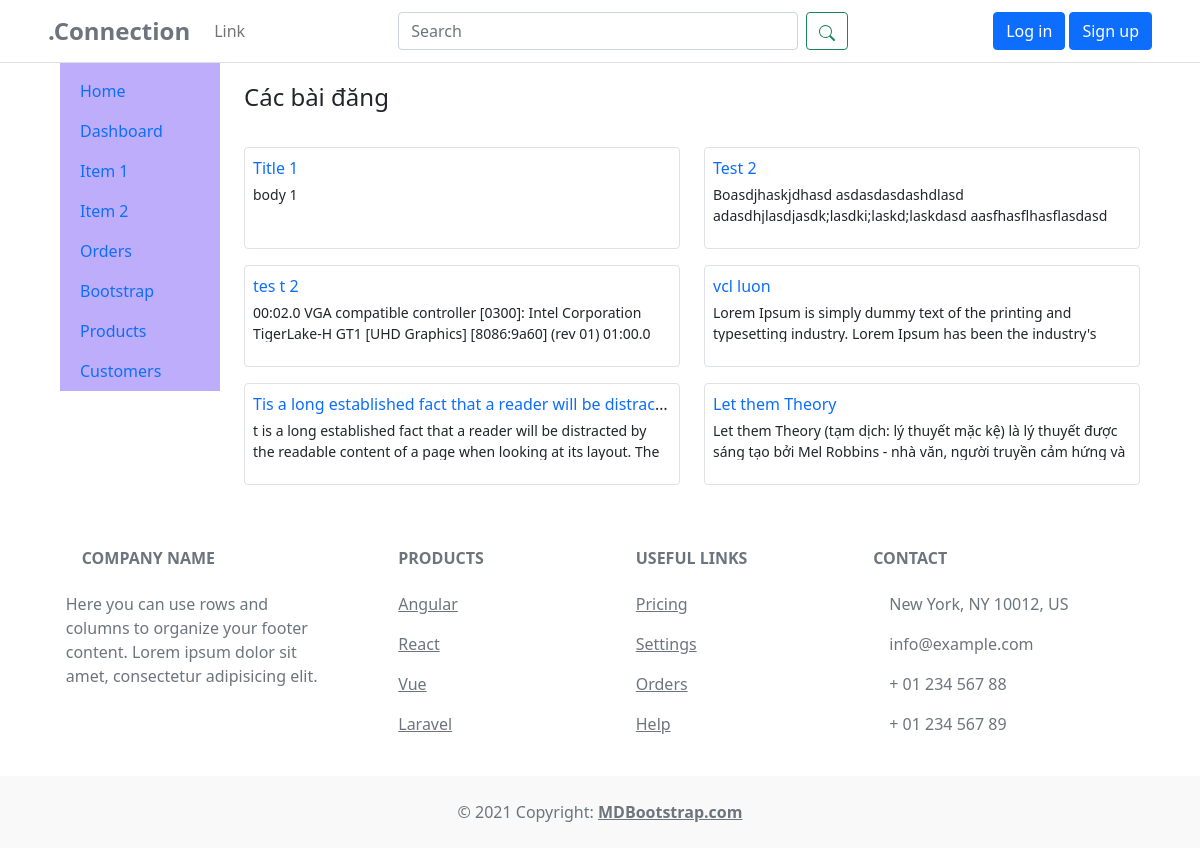
The app's page /, older data.
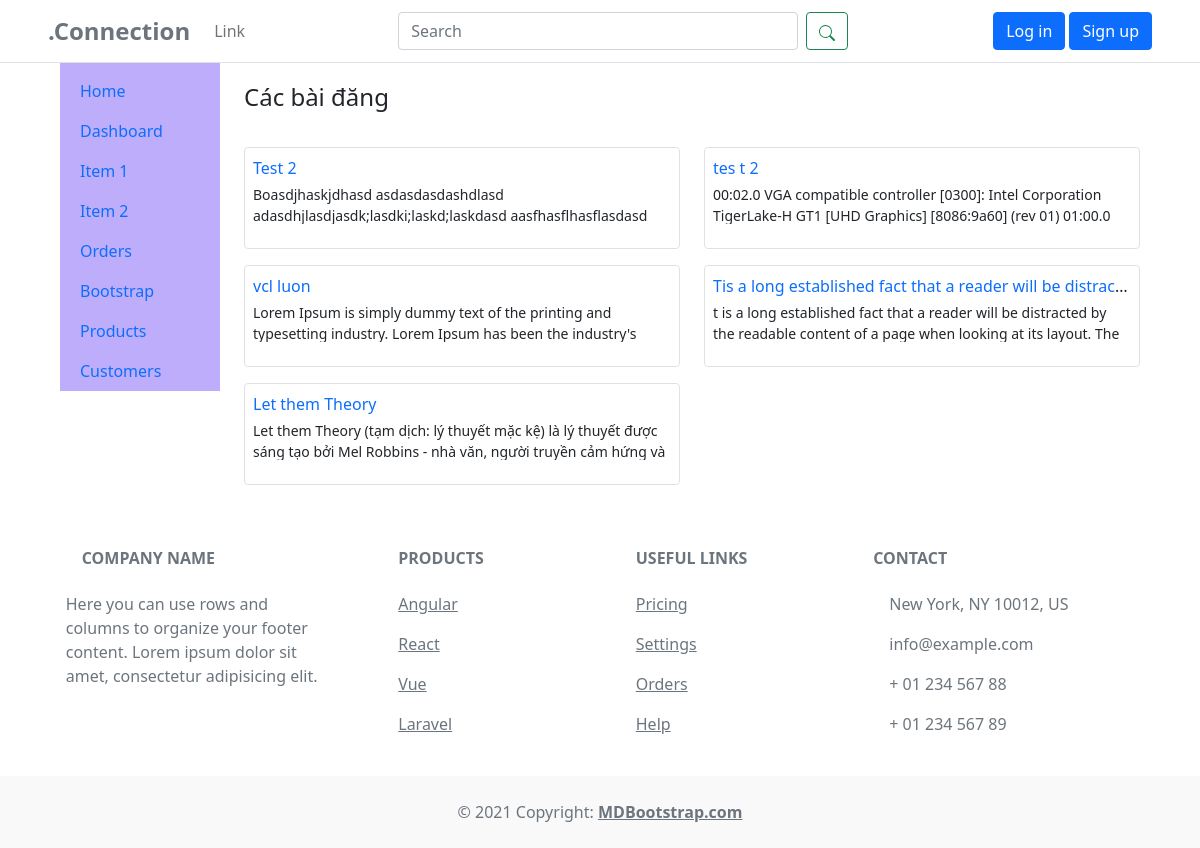
The same page, newer data.
### app/models.py (models this page shows, shortened)
class Post(models.Model):
    title = models.CharField(max_length=200)
    content = models.TextField()
    user = models.ForeignKey(User, on_delete=models.CASCADE, default=None)
    pub_date = models.DateTimeField(auto_now_add=True)

### app/views.py (the view)
# urls.py: path('', views.index, name="index"),
def index(req):
    posts = Post.objects.all()
    return render(req, 'app/index.html', {'posts': posts})

### templates/app/index.html
{% extends "components/base.html"%}
{% load static %}
{% block extrastyles %}
<link rel="stylesheet" type="text/css" href="{% static 'css/app.css' %}" />
{% endblock extrastyles %}
{% block content %}
<p class="fs-4">Các bài đăng</p>
<div class="row">
  {% for post in posts %}
  <div class="col-xl-6">
    <div class="border rounded p-2 mt-3">
      <div class="text-truncate mb-1">
        <a class="text-decoration-none" href="{% url 'post' id=post.id %}">{{ post.title }}</a>
      </div>
      <div>
        <p class="text-truncate text-sm text-wrap post-content">
          {{ post.content }}
        </p>
      </div>
    </div>
  </div>
  {% endfor %}
</div>
{% endblock content %}

### templates/components/base.html (shortened to what this page needs)
{% load static %}
<!DOCTYPE html>
<html lang="en">
<head>
  <link href="https://cdn.jsdelivr.net/npm/bootstrap@5.0.2/dist/css/bootstrap.min.css" rel="stylesheet"
 />
  <link rel="stylesheet" type="text/css" href="{% static 'css/styles.css' %}" />
  {% block extrastyles %}{% endblock extrastyles %}
</head>
<body>
  {% include "components/navbar.html" %}
  <div class="container-fluid">
    <div class="px-5">
      <div class="row flex-nowrap">
        {% include "components/side.html" %}
        <div class="col-10 py-3">{% block content %}{% endblock content %}</div>
      </div>
    </div>
  </div>
  {% include "components/footer.html" %}
</body>
</html>

### templates/components/navbar.html (shortened to what this page needs)
<nav class="navbar navbar-expand-lg navbar-light border-bottom">
  <div class="container-fluid px-5">
    <a class="navbar-brand text-secondary fw-bold fs-4" href="{% url "index" %}">.Connection</a>
    <div class="collapse navbar-collapse d-lg-flex justify-content-between" id="navbarSupportedContent">
      <ul class="navbar-nav mb-2 mb-lg-0">
        <li class="nav-item">
          <a class="nav-link" href="#">Link</a>
        </li>
      </ul>
      <form class="d-flex">
        <input class="form-control me-2 nav-search" type="search" placeholder="Search" aria-label="Search" />
        <button class="btn btn-outline-success" type="submit">
        </button>
      </form>
      <div class="mt-lg-0 mt-3">
        {% if request.user.is_authenticated %}
        <a class="p-2 text-dark text-decoration-none" href="{% url 'newpost' %}">Create post</a>
        <a class="p-2 text-dark" href="{% url 'logout' %}">Logout</a>
        {% else %}
        <button class="btn btn-primary">
          <a class="text-white text-decoration-none" href="{% url "login" %}">Log in</a>
        </button>
        <button class="btn btn-primary">
          <a class="text-white text-decoration-none" href="{% url "register" %}">Sign up</a>
        </button>
        {% endif %}
      </div>
    </div>
  </div>
</nav>

### templates/components/side.html (shortened to what this page needs)
<div class="col-2">
  <div
    class="d-flex flex-column align-items-center align-items-sm-start px-3 pt-2 text-white"
    style="background-color: #BEADFA"
  >
    <ul
      class="nav nav-pills flex-column mb-sm-auto mb-0 align-items-center align-items-sm-start"
      id="menu"
    >
      <li class="nav-item">
        <a href="#" class="nav-link align-middle px-0">
          <span class="ms-1 d-none d-sm-inline">Home</span>
        </a>
      </li>
      <li>
        <a
          href="#submenu1"
          data-bs-toggle="collapse"
          class="nav-link px-0 align-middle"
        >
          <span class="ms-1 d-none d-sm-inline">Dashboard</span>
        </a>
        <ul
          class="collapse show nav flex-column ms-1"
          id="submenu1"
          data-bs-parent="#menu"
        >
          <li class="w-100">
            <a href="#" class="nav-link px-0">
              <span class="d-none d-sm-inline">Item</span> 1
            </a>
          </li>
          <li>
            <a href="#" class="nav-link px-0">
              <span class="d-none d-sm-inline">Item</span> 2
            </a>
          </li>
        </ul>
      </li>
      <li>
        <a href="#" class="nav-link px-0 align-middle">
          <span class="ms-1 d-none d-sm-inline">Orders</span></a
        >
      </li>
      <li>
        <a
          href="#submenu2"
          data-bs-toggle="collapse"
          class="nav-link px-0 align-middle"
        >
          <span class="ms-1 d-none d-sm-inline">Bootstrap</span></a
        >
      </li>
      <li>
        <a
          href="#submenu3"
          data-bs-toggle="collapse"
          class="nav-link px-0 align-middle"
        >
          <span class="ms-1 d-none d-sm-inline">Products</span>
        </a>
      </li>
      <li>
        <a href="#" class="nav-link px-0 align-middle">
          <span class="ms-1 d-none d-sm-inline">Customers</span>
        </a>
      </li>
    </ul>
  </div>
</div>

### templates/components/footer.html (shortened to what this page needs)
<footer class="text-center text-lg-start bg-white text-muted">
  <section class="">
    <div class="container text-center text-md-start mt-5">
      <div class="row mt-3">
        <div class="col-md-3 col-lg-4 col-xl-3 mx-auto mb-4">
          <h6 class="text-uppercase fw-bold mb-4">
            Company name
          </h6>
          <p>
            Here you can use rows and columns to organize your footer content.
            Lorem ipsum dolor sit amet, consectetur adipisicing elit.
          </p>
        </div>
        <div class="col-md-2 col-lg-2 col-xl-2 mx-auto mb-4">
          <h6 class="text-uppercase fw-bold mb-4">Products</h6>
          <p>
            <a href="#!" class="text-reset">Angular</a>
          </p>
          <p>
            <a href="#!" class="text-reset">React</a>
          </p>
          <p>
            <a href="#!" class="text-reset">Vue</a>
          </p>
          <p>
            <a href="#!" class="text-reset">Laravel</a>
          </p>
        </div>
        <div class="col-md-3 col-lg-2 col-xl-2 mx-auto mb-4">
          <h6 class="text-uppercase fw-bold mb-4">Useful links</h6>
          <p>
            <a href="#!" class="text-reset">Pricing</a>
          </p>
          <p>
            <a href="#!" class="text-reset">Settings</a>
          </p>
          <p>
            <a href="#!" class="text-reset">Orders</a>
          </p>
          <p>
            <a href="#!" class="text-reset">Help</a>
          </p>
        </div>
        <div class="col-md-4 col-lg-3 col-xl-3 mx-auto mb-md-0 mb-4">
          <h6 class="text-uppercase fw-bold mb-4">Contact</h6>
          <p>
             New York, NY 10012,
            US
          </p>
          <p>
            info@example.com
          </p>
          <p>
             + 01 234 567 88
          </p>
          <p>
             + 01 234 567 89
          </p>
        </div>
      </div>
    </div>
  </section>
  <div class="text-center p-4" style="background-color: rgba(0, 0, 0, 0.025)">
    © 2021 Copyright:
    <a class="text-reset fw-bold" href="https://mdbootstrap.com/"
      >MDBootstrap.com</a
    >
  </div>
</footer>

### static/css/styles.css (style rules this page uses)
.text-sm { font-size: 14px; }

### static/css/app.css (style rules this page uses)
.post-content { height: 40px; }

Row changes from the older to the newer data that the page shows:
removed Post: title "Title 1", content "body 1"
